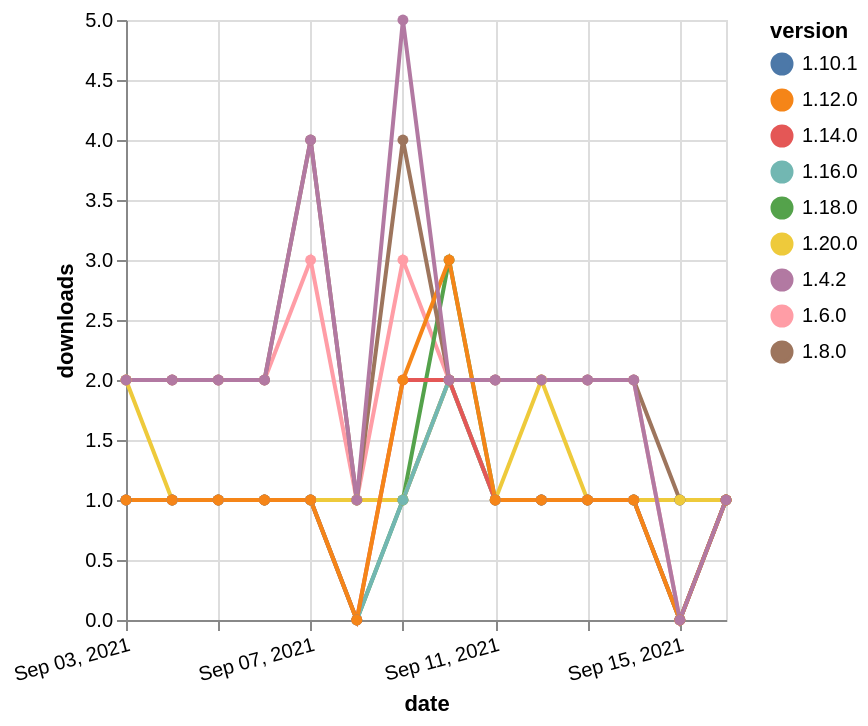

Write a Vega-Lite specification for this figure.
### Vega-Lite specification from a JSON file in a GitHub repository (floating-point values rounded to 4 significant figures)
{"$schema": "https://vega.github.io/schema/vega-lite/v5.json", "description": "A simple bar chart with embedded data.", "data": {"values": [{"date": "2021-09-03", "total": 2547, "delta": 2, "version": "1.6.0"}, {"date": "2021-09-04", "total": 2549, "delta": 2, "version": "1.6.0"}, {"date": "2021-09-05", "total": 2551, "delta": 2, "version": "1.6.0"}, {"date": "2021-09-06", "total": 2553, "delta": 2, "version": "1.6.0"}, {"date": "2021-09-07", "total": 2556, "delta": 3, "version": "1.6.0"}, {"date": "2021-09-08", "total": 2557, "delta": 1, "version": "1.6.0"}, {"date": "2021-09-09", "total": 2560, "delta": 3, "version": "1.6.0"}, {"date": "2021-09-10", "total": 2562, "delta": 2, "version": "1.6.0"}, {"date": "2021-09-11", "total": 2564, "delta": 2, "version": "1.6.0"}, {"date": "2021-09-12", "total": 2566, "delta": 2, "version": "1.6.0"}, {"date": "2021-09-13", "total": 2568, "delta": 2, "version": "1.6.0"}, {"date": "2021-09-14", "total": 2570, "delta": 2, "version": "1.6.0"}, {"date": "2021-09-15", "total": 2570, "delta": 0, "version": "1.6.0"}, {"date": "2021-09-16", "total": 2571, "delta": 1, "version": "1.6.0"}, {"date": "2021-09-03", "total": 235, "delta": 1, "version": "1.10.1"}, {"date": "2021-09-04", "total": 236, "delta": 1, "version": "1.10.1"}, {"date": "2021-09-05", "total": 237, "delta": 1, "version": "1.10.1"}, {"date": "2021-09-06", "total": 238, "delta": 1, "version": "1.10.1"}, {"date": "2021-09-07", "total": 239, "delta": 1, "version": "1.10.1"}, {"date": "2021-09-08", "total": 240, "delta": 1, "version": "1.10.1"}, {"date": "2021-09-09", "total": 241, "delta": 1, "version": "1.10.1"}, {"date": "2021-09-10", "total": 243, "delta": 2, "version": "1.10.1"}, {"date": "2021-09-11", "total": 244, "delta": 1, "version": "1.10.1"}, {"date": "2021-09-12", "total": 245, "delta": 1, "version": "1.10.1"}, {"date": "2021-09-13", "total": 246, "delta": 1, "version": "1.10.1"}, {"date": "2021-09-14", "total": 247, "delta": 1, "version": "1.10.1"}, {"date": "2021-09-15", "total": 248, "delta": 1, "version": "1.10.1"}, {"date": "2021-09-16", "total": 249, "delta": 1, "version": "1.10.1"}, {"date": "2021-09-03", "total": 180, "delta": 1, "version": "1.18.0"}, {"date": "2021-09-04", "total": 181, "delta": 1, "version": "1.18.0"}, {"date": "2021-09-05", "total": 182, "delta": 1, "version": "1.18.0"}, {"date": "2021-09-06", "total": 183, "delta": 1, "version": "1.18.0"}, {"date": "2021-09-07", "total": 184, "delta": 1, "version": "1.18.0"}, {"date": "2021-09-08", "total": 184, "delta": 0, "version": "1.18.0"}, {"date": "2021-09-09", "total": 185, "delta": 1, "version": "1.18.0"}, {"date": "2021-09-10", "total": 188, "delta": 3, "version": "1.18.0"}, {"date": "2021-09-11", "total": 189, "delta": 1, "version": "1.18.0"}, {"date": "2021-09-12", "total": 190, "delta": 1, "version": "1.18.0"}, {"date": "2021-09-13", "total": 191, "delta": 1, "version": "1.18.0"}, {"date": "2021-09-14", "total": 192, "delta": 1, "version": "1.18.0"}, {"date": "2021-09-15", "total": 192, "delta": 0, "version": "1.18.0"}, {"date": "2021-09-16", "total": 193, "delta": 1, "version": "1.18.0"}, {"date": "2021-09-03", "total": 2453, "delta": 2, "version": "1.8.0"}, {"date": "2021-09-04", "total": 2455, "delta": 2, "version": "1.8.0"}, {"date": "2021-09-05", "total": 2457, "delta": 2, "version": "1.8.0"}, {"date": "2021-09-06", "total": 2459, "delta": 2, "version": "1.8.0"}, {"date": "2021-09-07", "total": 2463, "delta": 4, "version": "1.8.0"}, {"date": "2021-09-08", "total": 2464, "delta": 1, "version": "1.8.0"}, {"date": "2021-09-09", "total": 2468, "delta": 4, "version": "1.8.0"}, {"date": "2021-09-10", "total": 2470, "delta": 2, "version": "1.8.0"}, {"date": "2021-09-11", "total": 2472, "delta": 2, "version": "1.8.0"}, {"date": "2021-09-12", "total": 2474, "delta": 2, "version": "1.8.0"}, {"date": "2021-09-13", "total": 2476, "delta": 2, "version": "1.8.0"}, {"date": "2021-09-14", "total": 2478, "delta": 2, "version": "1.8.0"}, {"date": "2021-09-15", "total": 2479, "delta": 1, "version": "1.8.0"}, {"date": "2021-09-16", "total": 2480, "delta": 1, "version": "1.8.0"}, {"date": "2021-09-03", "total": 119, "delta": 2, "version": "1.20.0"}, {"date": "2021-09-04", "total": 120, "delta": 1, "version": "1.20.0"}, {"date": "2021-09-05", "total": 121, "delta": 1, "version": "1.20.0"}, {"date": "2021-09-06", "total": 122, "delta": 1, "version": "1.20.0"}, {"date": "2021-09-07", "total": 123, "delta": 1, "version": "1.20.0"}, {"date": "2021-09-08", "total": 124, "delta": 1, "version": "1.20.0"}, {"date": "2021-09-09", "total": 125, "delta": 1, "version": "1.20.0"}, {"date": "2021-09-10", "total": 127, "delta": 2, "version": "1.20.0"}, {"date": "2021-09-11", "total": 128, "delta": 1, "version": "1.20.0"}, {"date": "2021-09-12", "total": 130, "delta": 2, "version": "1.20.0"}, {"date": "2021-09-13", "total": 131, "delta": 1, "version": "1.20.0"}, {"date": "2021-09-14", "total": 132, "delta": 1, "version": "1.20.0"}, {"date": "2021-09-15", "total": 133, "delta": 1, "version": "1.20.0"}, {"date": "2021-09-16", "total": 134, "delta": 1, "version": "1.20.0"}, {"date": "2021-09-03", "total": 156, "delta": 1, "version": "1.16.0"}, {"date": "2021-09-04", "total": 157, "delta": 1, "version": "1.16.0"}, {"date": "2021-09-05", "total": 158, "delta": 1, "version": "1.16.0"}, {"date": "2021-09-06", "total": 159, "delta": 1, "version": "1.16.0"}, {"date": "2021-09-07", "total": 160, "delta": 1, "version": "1.16.0"}, {"date": "2021-09-08", "total": 160, "delta": 0, "version": "1.16.0"}, {"date": "2021-09-09", "total": 161, "delta": 1, "version": "1.16.0"}, {"date": "2021-09-10", "total": 163, "delta": 2, "version": "1.16.0"}, {"date": "2021-09-11", "total": 164, "delta": 1, "version": "1.16.0"}, {"date": "2021-09-12", "total": 165, "delta": 1, "version": "1.16.0"}, {"date": "2021-09-13", "total": 166, "delta": 1, "version": "1.16.0"}, {"date": "2021-09-14", "total": 167, "delta": 1, "version": "1.16.0"}, {"date": "2021-09-15", "total": 167, "delta": 0, "version": "1.16.0"}, {"date": "2021-09-16", "total": 168, "delta": 1, "version": "1.16.0"}, {"date": "2021-09-03", "total": 184, "delta": 1, "version": "1.14.0"}, {"date": "2021-09-04", "total": 185, "delta": 1, "version": "1.14.0"}, {"date": "2021-09-05", "total": 186, "delta": 1, "version": "1.14.0"}, {"date": "2021-09-06", "total": 187, "delta": 1, "version": "1.14.0"}, {"date": "2021-09-07", "total": 188, "delta": 1, "version": "1.14.0"}, {"date": "2021-09-08", "total": 188, "delta": 0, "version": "1.14.0"}, {"date": "2021-09-09", "total": 190, "delta": 2, "version": "1.14.0"}, {"date": "2021-09-10", "total": 192, "delta": 2, "version": "1.14.0"}, {"date": "2021-09-11", "total": 193, "delta": 1, "version": "1.14.0"}, {"date": "2021-09-12", "total": 194, "delta": 1, "version": "1.14.0"}, {"date": "2021-09-13", "total": 195, "delta": 1, "version": "1.14.0"}, {"date": "2021-09-14", "total": 196, "delta": 1, "version": "1.14.0"}, {"date": "2021-09-15", "total": 196, "delta": 0, "version": "1.14.0"}, {"date": "2021-09-16", "total": 197, "delta": 1, "version": "1.14.0"}, {"date": "2021-09-03", "total": 316, "delta": 1, "version": "1.12.0"}, {"date": "2021-09-04", "total": 317, "delta": 1, "version": "1.12.0"}, {"date": "2021-09-05", "total": 318, "delta": 1, "version": "1.12.0"}, {"date": "2021-09-06", "total": 319, "delta": 1, "version": "1.12.0"}, {"date": "2021-09-07", "total": 320, "delta": 1, "version": "1.12.0"}, {"date": "2021-09-08", "total": 320, "delta": 0, "version": "1.12.0"}, {"date": "2021-09-09", "total": 322, "delta": 2, "version": "1.12.0"}, {"date": "2021-09-10", "total": 325, "delta": 3, "version": "1.12.0"}, {"date": "2021-09-11", "total": 326, "delta": 1, "version": "1.12.0"}, {"date": "2021-09-12", "total": 327, "delta": 1, "version": "1.12.0"}, {"date": "2021-09-13", "total": 328, "delta": 1, "version": "1.12.0"}, {"date": "2021-09-14", "total": 329, "delta": 1, "version": "1.12.0"}, {"date": "2021-09-15", "total": 329, "delta": 0, "version": "1.12.0"}, {"date": "2021-09-16", "total": 330, "delta": 1, "version": "1.12.0"}, {"date": "2021-09-03", "total": 3117, "delta": 2, "version": "1.4.2"}, {"date": "2021-09-04", "total": 3119, "delta": 2, "version": "1.4.2"}, {"date": "2021-09-05", "total": 3121, "delta": 2, "version": "1.4.2"}, {"date": "2021-09-06", "total": 3123, "delta": 2, "version": "1.4.2"}, {"date": "2021-09-07", "total": 3127, "delta": 4, "version": "1.4.2"}, {"date": "2021-09-08", "total": 3128, "delta": 1, "version": "1.4.2"}, {"date": "2021-09-09", "total": 3133, "delta": 5, "version": "1.4.2"}, {"date": "2021-09-10", "total": 3135, "delta": 2, "version": "1.4.2"}, {"date": "2021-09-11", "total": 3137, "delta": 2, "version": "1.4.2"}, {"date": "2021-09-12", "total": 3139, "delta": 2, "version": "1.4.2"}, {"date": "2021-09-13", "total": 3141, "delta": 2, "version": "1.4.2"}, {"date": "2021-09-14", "total": 3143, "delta": 2, "version": "1.4.2"}, {"date": "2021-09-15", "total": 3143, "delta": 0, "version": "1.4.2"}, {"date": "2021-09-16", "total": 3144, "delta": 1, "version": "1.4.2"}]}, "width": "container", "mark": {"type": "line", "point": {"filled": true}}, "encoding": {"x": {"field": "date", "type": "temporal", "timeUnit": "yearmonthdate", "title": "date", "axis": {"labelAngle": -15}}, "y": {"field": "delta", "type": "quantitative", "title": "downloads"}, "color": {"field": "version", "type": "nominal"}, "tooltip": {"field": "delta"}}}
